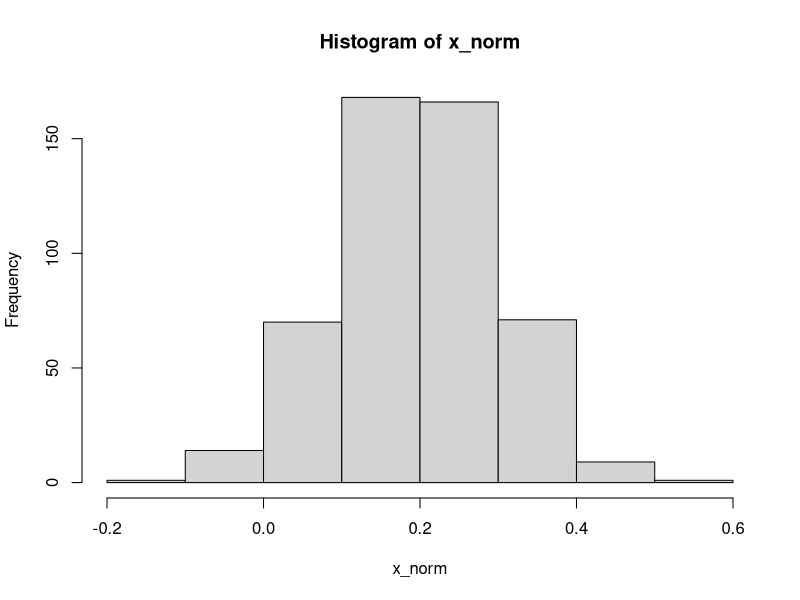
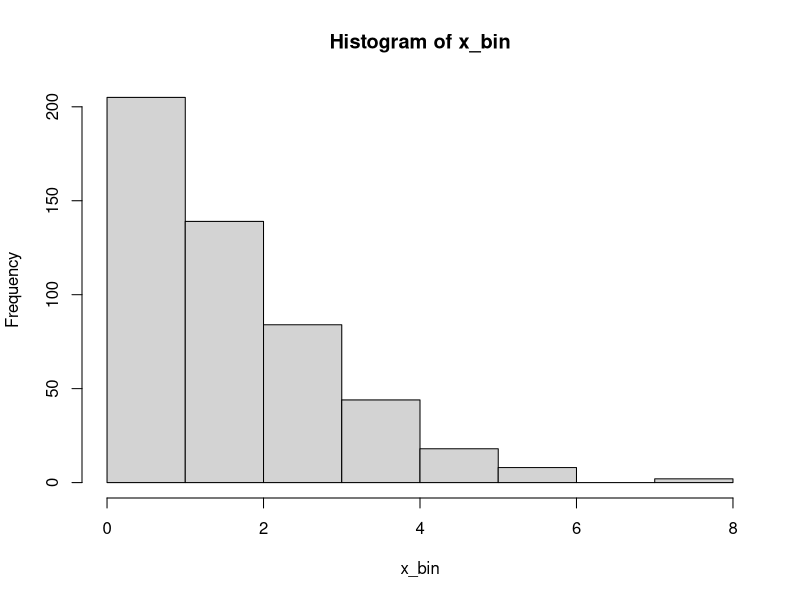
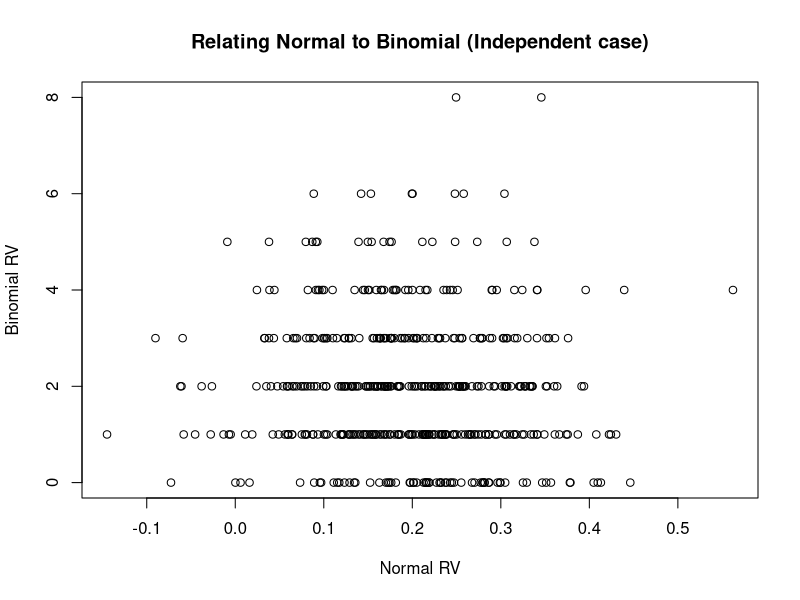
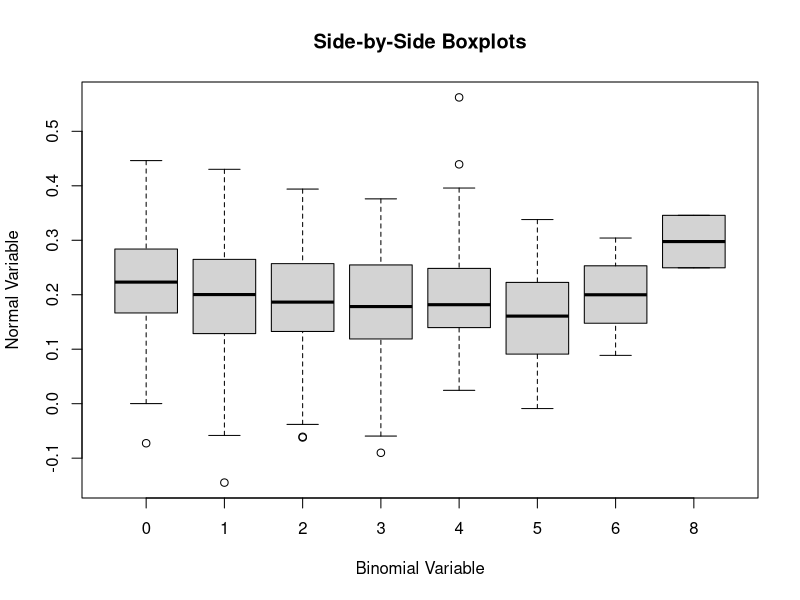
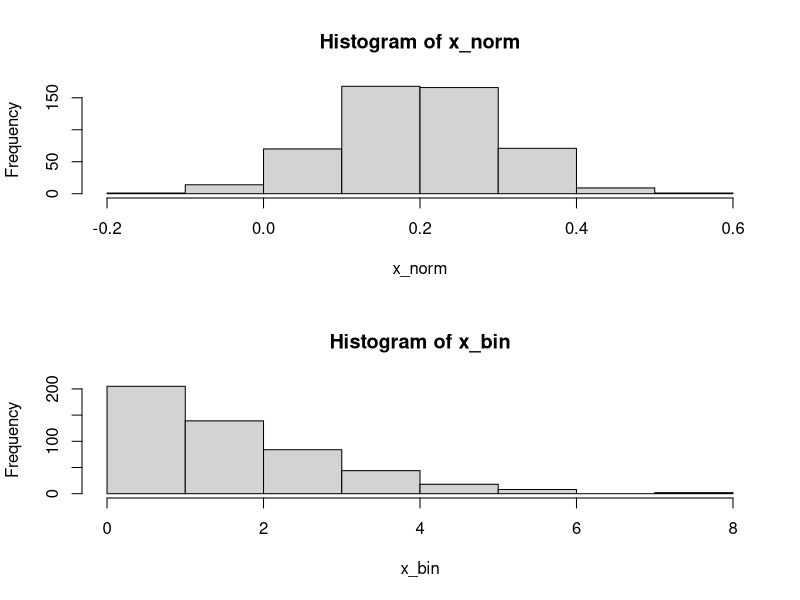
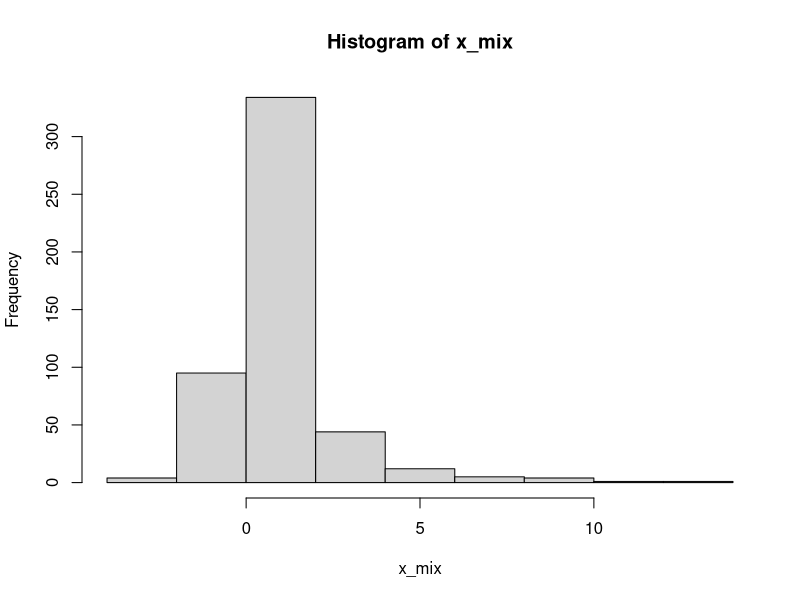
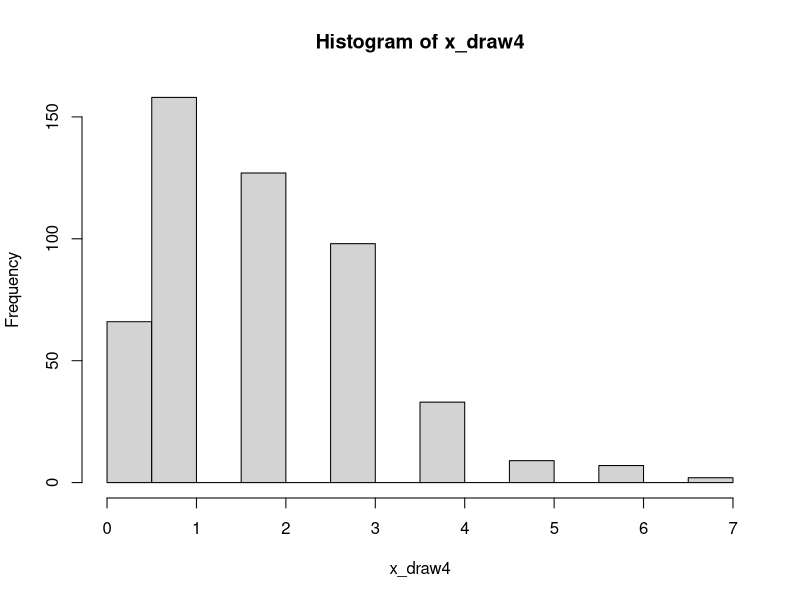
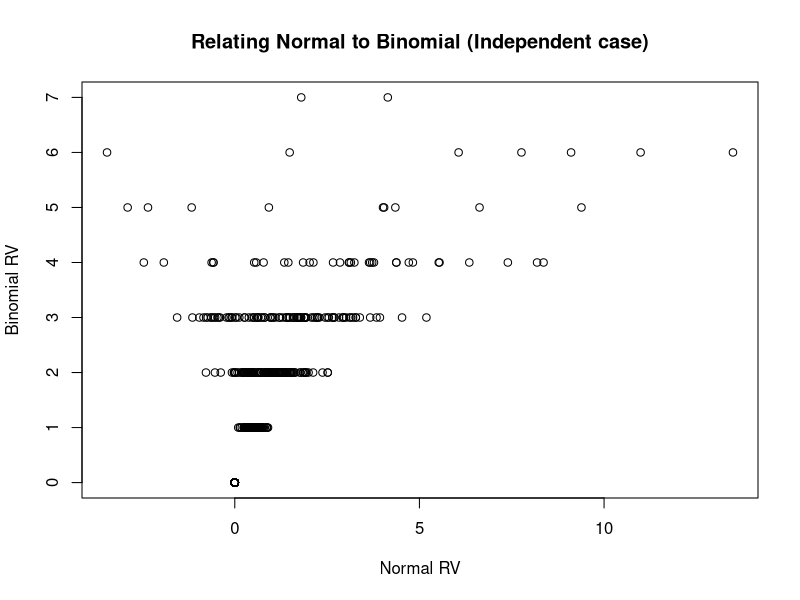

R code for these plots, in order:
## -------------- ##
## HW2 Code       ##
## -------------- ##

set.seed(50302)
rm(list=ls())   ## Clear the workspace

## Problem (1) Generate Data
## (a) and (b)

x_norm = rnorm(500, mean = 0.2, sd = 0.1)
x_bin  = rbinom(500, 40, 0.05)

## (2) Sample Characteristics

## (a) means
xbar_n = mean(x_norm)  ## Compute the sample means
xbar_b = mean(x_bin)

xbar_n  ## Print to console
xbar_b


## (b) standard deviations
sd_n = sd(x_norm)  ## Compute sample standard deviations
sd_b = sd(x_bin)

sd_n  ## Print to console
sd_b

## (c) standard errors

se_n = sd_n/sqrt(500)
se_b = sd_b/sqrt(500)

se_n
se_b 

## (d) Comparisons
## d.i.

z_n = (xbar_n - 0.2)/sd_n  ## computes the number of standard deviations distance
z_b = (xbar_b - 2)/sd_b    ## between xbar and mu

z_n
z_b

## d.ii.

z_n2 = (xbar_n - 0.2)/se_n  ## Does the same with standard errors.
z_b2 = (xbar_b - 2)/se_b

z_n2
z_b2

## d.iii.
## the first "z-score" in d.i is better for individual observations than for means
## the second "z-score" in d.ii is better for quantifying how different the means are from one another.

## (3) Plotting.

par(mfrow=c(1,1))

## a.i. Histograms
hist(x_norm)
hist(x_bin)

## a.ii. Scatterplot
plot(x_norm, x_bin, xlab = "Normal RV", ylab = "Binomial RV", main = "Relating Normal to Binomial (Independent case)")

## a.iii. Side-by-side boxplots
boxplot(x_norm~x_bin, xlab = "Binomial Variable", ylab = "Normal Variable", main = "Side-by-Side Boxplots")

## a.iv.  Two-panel of histograms
par(mfrow=c(2, 1))
hist(x_norm)
hist(x_bin)

## (4) The slightly more involved setting. 

x_draw4 = rbinom(500, 40, 0.05)
x_mix = rep(NA, 500)

for(i in 1:500){
  this_draw = x_draw4[i]
  this_mu = this_draw*0.5
  this_sd = 0.15*this_draw^2
  x_mix[i] = rnorm(1, mean = this_mu, sd = this_sd)
}

### ----------------------------------------###
### What follows is a repeat of (2) and (3) ###
### ----------------------------------------###

## (2) Sample Characteristics

## (a) means
xbar_n2 = mean(x_mix)  ## Compute the sample means
xbar_b2 = mean(x_draw4)

xbar_n2  ## Print to console
xbar_b2


## (b) standard deviations
sd_n2 = sd(x_mix)  ## Compute sample standard deviations
sd_b2 = sd(x_draw4)

sd_n2  ## Print to console
sd_b2

## (c) standard errors

se_n2 = sd_n/sqrt(500)
se_b2 = sd_b/sqrt(500)

se_n2
se_b2 

## (d) Comparisons
## d.i.

z_n3 = (xbar_n - 0.2)/sd_n  ## computes the number of standard deviations distance
z_b3 = (xbar_b - 2)/sd_b    ## between xbar and mu

z_n3
z_b3

## d.ii.

z_n4 = (xbar_n - 0.2)/se_n  ## Does the same with standard errors.
z_b4 = (xbar_b - 2)/se_b

z_n4
z_b4

## d.iii.
## the first "z-score" in d.i is better for individual observations than for means
## the second "z-score" in d.ii is better for quantifying how different the means are from one another.

## (3) Plotting.

par(mfrow=c(1,1))

## a.i. Histograms
hist(x_mix)
hist(x_draw4)

## a.ii. Scatterplot
plot(x_mix, x_draw4, xlab = "Normal RV", ylab = "Binomial RV", main = "Relating Normal to Binomial (Independent case)")

## a.iii. Side-by-side boxplots
boxplot(x_mix~x_draw4, xlab = "Binomial Variable", ylab = "Normal Variable", main = "Side-by-Side Boxplots")

## a.iv.  Two-panel of histograms
par(mfrow=c(2, 1))
hist(x_mix)
hist(x_draw4)

## x_draw4 is quite similar to x_bin, but now x_mix is no longer a normal distribution
## x_mix is also quite related to x_draw4.  Both the mean and variance increase as the 
## realization of the x_draw4 variable gets higher, and this is apparent in the 
## scatterplot as well as the side-by-side boxplots.
